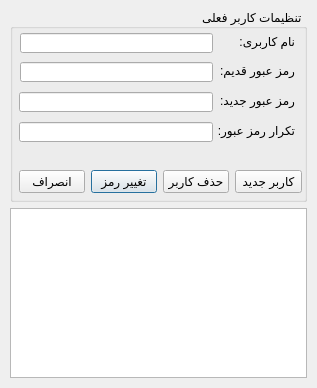
<?xml version="1.0" encoding="UTF-8"?>
<ui version="4.0">
 <class>usersWindow</class>
 <widget class="QMainWindow" name="usersWindow">
  <property name="windowModality">
   <enum>Qt::ApplicationModal</enum>
  </property>
  <property name="geometry">
   <rect>
    <x>0</x>
    <y>0</y>
    <width>317</width>
    <height>388</height>
   </rect>
  </property>
  <property name="minimumSize">
   <size>
    <width>311</width>
    <height>205</height>
   </size>
  </property>
  <property name="maximumSize">
   <size>
    <width>10000</width>
    <height>10000</height>
   </size>
  </property>
  <property name="windowTitle">
   <string>تنظیمات کاربران</string>
  </property>
  <property name="windowIcon">
   <iconset>
    <normaloff>../icons/user.png</normaloff>../icons/user.png</iconset>
  </property>
  <property name="toolTipDuration">
   <number>0</number>
  </property>
  <property name="layoutDirection">
   <enum>Qt::RightToLeft</enum>
  </property>
  <property name="documentMode">
   <bool>false</bool>
  </property>
  <widget class="QWidget" name="centralwidget">
   <property name="sizePolicy">
    <sizepolicy hsizetype="Preferred" vsizetype="Preferred">
     <horstretch>0</horstretch>
     <verstretch>0</verstretch>
    </sizepolicy>
   </property>
   <property name="minimumSize">
    <size>
     <width>317</width>
     <height>388</height>
    </size>
   </property>
   <property name="maximumSize">
    <size>
     <width>317</width>
     <height>388</height>
    </size>
   </property>
   <layout class="QVBoxLayout" name="verticalLayout">
    <property name="leftMargin">
     <number>10</number>
    </property>
    <property name="topMargin">
     <number>9</number>
    </property>
    <property name="rightMargin">
     <number>10</number>
    </property>
    <property name="bottomMargin">
     <number>10</number>
    </property>
    <item>
     <widget class="QGroupBox" name="mainGroupBox">
      <property name="sizePolicy">
       <sizepolicy hsizetype="Preferred" vsizetype="Minimum">
        <horstretch>0</horstretch>
        <verstretch>0</verstretch>
       </sizepolicy>
      </property>
      <property name="minimumSize">
       <size>
        <width>0</width>
        <height>193</height>
       </size>
      </property>
      <property name="maximumSize">
       <size>
        <width>16777215</width>
        <height>193</height>
       </size>
      </property>
      <property name="title">
       <string>تنظیمات کاربر فعلی</string>
      </property>
      <widget class="QLabel" name="userLabel">
       <property name="geometry">
        <rect>
         <x>184</x>
         <y>22</y>
         <width>101</width>
         <height>20</height>
        </rect>
       </property>
       <property name="text">
        <string>نام کاربری:</string>
       </property>
      </widget>
      <widget class="QLabel" name="passLabel">
       <property name="geometry">
        <rect>
         <x>203</x>
         <y>51</y>
         <width>82</width>
         <height>20</height>
        </rect>
       </property>
       <property name="text">
        <string>رمز عبور قدیم:</string>
       </property>
      </widget>
      <widget class="QLineEdit" name="userLineEdit">
       <property name="geometry">
        <rect>
         <x>10</x>
         <y>24</y>
         <width>193</width>
         <height>20</height>
        </rect>
       </property>
       <property name="text">
        <string/>
       </property>
       <property name="readOnly">
        <bool>true</bool>
       </property>
      </widget>
      <widget class="QLineEdit" name="oldPassLineEdit">
       <property name="geometry">
        <rect>
         <x>10</x>
         <y>53</y>
         <width>193</width>
         <height>20</height>
        </rect>
       </property>
       <property name="inputMask">
        <string/>
       </property>
       <property name="echoMode">
        <enum>QLineEdit::Password</enum>
       </property>
      </widget>
      <widget class="QLabel" name="messageLabel">
       <property name="geometry">
        <rect>
         <x>12</x>
         <y>140</y>
         <width>207</width>
         <height>16</height>
        </rect>
       </property>
       <property name="palette">
        <palette>
         <active>
          <colorrole role="WindowText">
           <brush brushstyle="SolidPattern">
            <color alpha="255">
             <red>255</red>
             <green>0</green>
             <blue>0</blue>
            </color>
           </brush>
          </colorrole>
          <colorrole role="Text">
           <brush brushstyle="SolidPattern">
            <color alpha="255">
             <red>0</red>
             <green>0</green>
             <blue>0</blue>
            </color>
           </brush>
          </colorrole>
          <colorrole role="ButtonText">
           <brush brushstyle="SolidPattern">
            <color alpha="255">
             <red>0</red>
             <green>0</green>
             <blue>0</blue>
            </color>
           </brush>
          </colorrole>
          <colorrole role="PlaceholderText">
           <brush brushstyle="SolidPattern">
            <color alpha="128">
             <red>255</red>
             <green>0</green>
             <blue>0</blue>
            </color>
           </brush>
          </colorrole>
         </active>
         <inactive>
          <colorrole role="WindowText">
           <brush brushstyle="SolidPattern">
            <color alpha="255">
             <red>255</red>
             <green>0</green>
             <blue>0</blue>
            </color>
           </brush>
          </colorrole>
          <colorrole role="Text">
           <brush brushstyle="SolidPattern">
            <color alpha="255">
             <red>0</red>
             <green>0</green>
             <blue>0</blue>
            </color>
           </brush>
          </colorrole>
          <colorrole role="ButtonText">
           <brush brushstyle="SolidPattern">
            <color alpha="255">
             <red>0</red>
             <green>0</green>
             <blue>0</blue>
            </color>
           </brush>
          </colorrole>
          <colorrole role="PlaceholderText">
           <brush brushstyle="SolidPattern">
            <color alpha="128">
             <red>255</red>
             <green>0</green>
             <blue>0</blue>
            </color>
           </brush>
          </colorrole>
         </inactive>
         <disabled>
          <colorrole role="WindowText">
           <brush brushstyle="SolidPattern">
            <color alpha="255">
             <red>120</red>
             <green>120</green>
             <blue>120</blue>
            </color>
           </brush>
          </colorrole>
          <colorrole role="Text">
           <brush brushstyle="SolidPattern">
            <color alpha="255">
             <red>120</red>
             <green>120</green>
             <blue>120</blue>
            </color>
           </brush>
          </colorrole>
          <colorrole role="ButtonText">
           <brush brushstyle="SolidPattern">
            <color alpha="255">
             <red>120</red>
             <green>120</green>
             <blue>120</blue>
            </color>
           </brush>
          </colorrole>
          <colorrole role="PlaceholderText">
           <brush brushstyle="SolidPattern">
            <color alpha="128">
             <red>0</red>
             <green>0</green>
             <blue>0</blue>
            </color>
           </brush>
          </colorrole>
         </disabled>
        </palette>
       </property>
       <property name="text">
        <string/>
       </property>
      </widget>
      <widget class="QLineEdit" name="newPassLineEdit">
       <property name="geometry">
        <rect>
         <x>9</x>
         <y>83</y>
         <width>194</width>
         <height>20</height>
        </rect>
       </property>
       <property name="inputMask">
        <string/>
       </property>
       <property name="echoMode">
        <enum>QLineEdit::Password</enum>
       </property>
      </widget>
      <widget class="QLabel" name="passLabel_2">
       <property name="geometry">
        <rect>
         <x>202</x>
         <y>81</y>
         <width>83</width>
         <height>20</height>
        </rect>
       </property>
       <property name="text">
        <string>رمز عبور جدید:</string>
       </property>
      </widget>
      <widget class="QLabel" name="passLabel_3">
       <property name="geometry">
        <rect>
         <x>202</x>
         <y>111</y>
         <width>83</width>
         <height>20</height>
        </rect>
       </property>
       <property name="text">
        <string>تکرار رمز عبور:</string>
       </property>
      </widget>
      <widget class="QLineEdit" name="newPassRepLineEdit">
       <property name="geometry">
        <rect>
         <x>9</x>
         <y>113</y>
         <width>194</width>
         <height>20</height>
        </rect>
       </property>
       <property name="inputMask">
        <string/>
       </property>
       <property name="echoMode">
        <enum>QLineEdit::Password</enum>
       </property>
      </widget>
      <widget class="QWidget" name="layoutWidget">
       <property name="geometry">
        <rect>
         <x>9</x>
         <y>160</y>
         <width>283</width>
         <height>25</height>
        </rect>
       </property>
       <layout class="QHBoxLayout" name="horizontalLayout">
        <item>
         <widget class="QPushButton" name="newUserPushButton">
          <property name="focusPolicy">
           <enum>Qt::StrongFocus</enum>
          </property>
          <property name="text">
           <string>کاربر جدید</string>
          </property>
          <property name="autoDefault">
           <bool>false</bool>
          </property>
          <property name="default">
           <bool>false</bool>
          </property>
         </widget>
        </item>
        <item>
         <widget class="QPushButton" name="deleteUserPushButton">
          <property name="focusPolicy">
           <enum>Qt::StrongFocus</enum>
          </property>
          <property name="text">
           <string>حذف کاربر</string>
          </property>
          <property name="autoDefault">
           <bool>false</bool>
          </property>
          <property name="default">
           <bool>false</bool>
          </property>
         </widget>
        </item>
        <item>
         <widget class="QPushButton" name="savePushButton">
          <property name="focusPolicy">
           <enum>Qt::StrongFocus</enum>
          </property>
          <property name="text">
           <string>تغییر رمز</string>
          </property>
          <property name="autoDefault">
           <bool>false</bool>
          </property>
          <property name="default">
           <bool>true</bool>
          </property>
         </widget>
        </item>
        <item>
         <widget class="QPushButton" name="cancelPushButton">
          <property name="text">
           <string>انصراف</string>
          </property>
         </widget>
        </item>
       </layout>
      </widget>
     </widget>
    </item>
    <item>
     <widget class="QTableWidget" name="usersTableWidget">
      <property name="sizePolicy">
       <sizepolicy hsizetype="Expanding" vsizetype="Preferred">
        <horstretch>0</horstretch>
        <verstretch>0</verstretch>
       </sizepolicy>
      </property>
      <property name="editTriggers">
       <set>QAbstractItemView::NoEditTriggers</set>
      </property>
      <property name="alternatingRowColors">
       <bool>true</bool>
      </property>
      <property name="selectionBehavior">
       <enum>QAbstractItemView::SelectRows</enum>
      </property>
     </widget>
    </item>
   </layout>
  </widget>
 </widget>
 <resources/>
 <connections/>
</ui>
